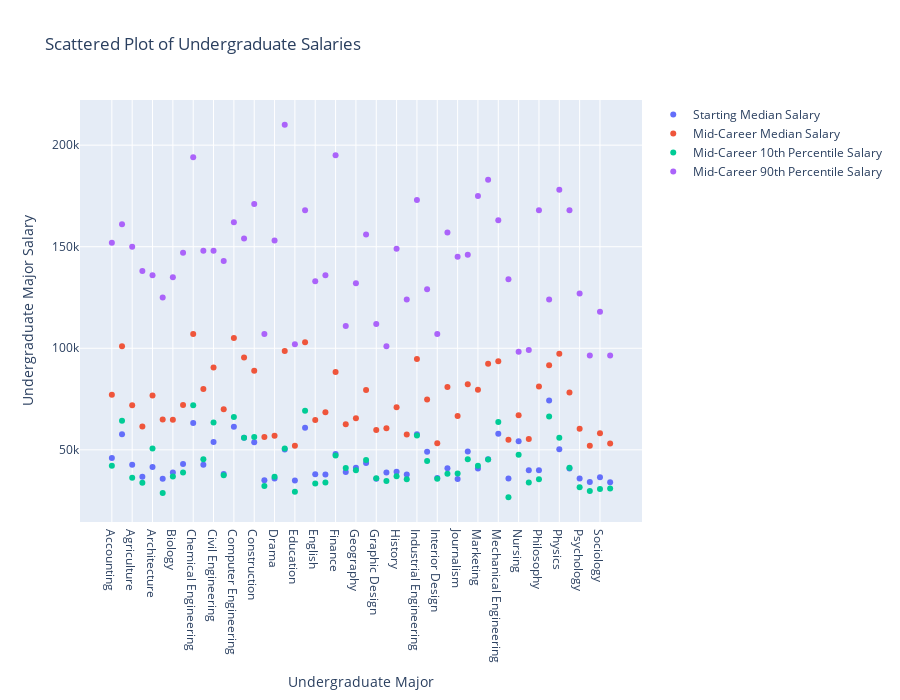

Notebook source saved alongside this figure:
### Markdown cell above
# Scattered Plot of our data.

### Code cell
fig = go.Figure()
for column in all_columns[1:-1]:
    fig.add_trace(go.Scatter(x=clean_df['Undergraduate Major'], y=clean_df[column],
                        mode='markers',
                        name=column)
                    )
fig.update_layout(xaxis_title='Undergraduate Major', 
                    yaxis_title='Undergraduate Major Salary',
                   title="Scattered Plot of Undergraduate Salaries",
                    coloraxis_showscale=False,
                  height=700
                )
fig.show()

### Figure 1 — Plotly figure (JSON) as saved in the notebook; plotly's stock layout.template omitted (floating-point values rounded to 4 significant figures)
{"data": [{"mode": "markers", "name": "Starting Median Salary", "x": ["Accounting", "Aerospace Engineering", "Agriculture", "Anthropology", "Architecture", "Art History", "Biology", "Business Management", "Chemical Engineering", "Chemistry", "Civil Engineering", "Communications", "Computer Engineering", "Computer Science", "Construction", "Criminal Justice", "Drama", "Economics", "Education", "Electrical Engineering", "English", "Film", "Finance", "Forestry", "Geography", "Geology", "Graphic Design", "Health Care Administration", "History", "Hospitality & Tourism", "Industrial Engineering", "Information Technology (IT)", "Interior Design", "International Relations", "Journalism", "Management Information Systems (MIS)", "Marketing", "Math", "Mechanical Engineering", "Music", "Nursing", "Nutrition", "Philosophy", "Physician Assistant", "Physics", "Political Science", "Psychology", "Religion", "Sociology", "Spanish"], "y": [46000, 57700, 42600, 36800, 41600, 35800, 38800, 43000, 63200, 42600, 53900, 38100, 61400, 55900, 53700, 35000, 35900, 50100, 34900, 60900, 38000, 37900, 47900, 39100, 41200, 43500, 35700, 38800, 39200, 37800, 57700, 49100, 36100, 40900, 35600, 49200, 40800, 45400, 57900, 35900, 54200, 39900, 39900, 74300, 50300, 40800, 35900, 34100, 36500, 34000], "type": "scatter"}, {"mode": "markers", "name": "Mid-Career Median Salary", "x": ["Accounting", "Aerospace Engineering", "Agriculture", "Anthropology", "Architecture", "Art History", "Biology", "Business Management", "Chemical Engineering", "Chemistry", "Civil Engineering", "Communications", "Computer Engineering", "Computer Science", "Construction", "Criminal Justice", "Drama", "Economics", "Education", "Electrical Engineering", "English", "Film", "Finance", "Forestry", "Geography", "Geology", "Graphic Design", "Health Care Administration", "History", "Hospitality & Tourism", "Industrial Engineering", "Information Technology (IT)", "Interior Design", "International Relations", "Journalism", "Management Information Systems (MIS)", "Marketing", "Math", "Mechanical Engineering", "Music", "Nursing", "Nutrition", "Philosophy", "Physician Assistant", "Physics", "Political Science", "Psychology", "Religion", "Sociology", "Spanish"], "y": [77100, 101000, 71900, 61500, 76800, 64900, 64800, 72100, 107000, 79900, 90500, 70000, 105000, 95500, 88900, 56300, 56900, 98600, 52000, 103000, 64700, 68500, 88300, 62600, 65500, 79500, 59800, 60600, 71000, 57500, 94700, 74800, 53200, 80900, 66700, 82300, 79600, 92400, 93600, 55000, 67000, 55300, 81200, 91700, 97300, 78200, 60400, 52000, 58200, 53100], "type": "scatter"}, {"mode": "markers", "name": "Mid-Career 10th Percentile Salary", "x": ["Accounting", "Aerospace Engineering", "Agriculture", "Anthropology", "Architecture", "Art History", "Biology", "Business Management", "Chemical Engineering", "Chemistry", "Civil Engineering", "Communications", "Computer Engineering", "Computer Science", "Construction", "Criminal Justice", "Drama", "Economics", "Education", "Electrical Engineering", "English", "Film", "Finance", "Forestry", "Geography", "Geology", "Graphic Design", "Health Care Administration", "History", "Hospitality & Tourism", "Industrial Engineering", "Information Technology (IT)", "Interior Design", "International Relations", "Journalism", "Management Information Systems (MIS)", "Marketing", "Math", "Mechanical Engineering", "Music", "Nursing", "Nutrition", "Philosophy", "Physician Assistant", "Physics", "Political Science", "Psychology", "Religion", "Sociology", "Spanish"], "y": [42200, 64300, 36300, 33800, 50600, 28800, 36900, 38800, 71900, 45300, 63400, 37500, 66100, 56000, 56300, 32200, 36700, 50600, 29300, 69300, 33400, 33900, 47200, 41000, 40000, 45000, 36000, 34600, 37000, 35500, 57100, 44500, 35700, 38200, 38400, 45300, 42100, 45200, 63700, 26700, 47600, 33900, 35500, 66400, 56000, 41200, 31600, 29700, 30700, 31000], "type": "scatter"}, {"mode": "markers", "name": "Mid-Career 90th Percentile Salary", "x": ["Accounting", "Aerospace Engineering", "Agriculture", "Anthropology", "Architecture", "Art History", "Biology", "Business Management", "Chemical Engineering", "Chemistry", "Civil Engineering", "Communications", "Computer Engineering", "Computer Science", "Construction", "Criminal Justice", "Drama", "Economics", "Education", "Electrical Engineering", "English", "Film", "Finance", "Forestry", "Geography", "Geology", "Graphic Design", "Health Care Administration", "History", "Hospitality & Tourism", "Industrial Engineering", "Information Technology (IT)", "Interior Design", "International Relations", "Journalism", "Management Information Systems (MIS)", "Marketing", "Math", "Mechanical Engineering", "Music", "Nursing", "Nutrition", "Philosophy", "Physician Assistant", "Physics", "Political Science", "Psychology", "Religion", "Sociology", "Spanish"], "y": [152000, 161000, 150000, 138000, 136000, 125000, 135000, 147000, 194000, 148000, 148000, 143000, 162000, 154000, 171000, 107000, 153000, 210000, 102000, 168000, 133000, 136000, 195000, 111000, 132000, 156000, 112000, 101000, 149000, 124000, 173000, 129000, 107000, 157000, 145000, 146000, 175000, 183000, 163000, 134000, 98300, 99200, 168000, 124000, 178000, 168000, 127000, 96400, 118000, 96400], "type": "scatter"}], "layout": {"coloraxis": {"showscale": false}, "xaxis": {"title": {"text": "Undergraduate Major"}}, "yaxis": {"title": {"text": "Undergraduate Major Salary"}}, "title": {"text": "Scattered Plot of Undergraduate Salaries"}, "height": 700}}
